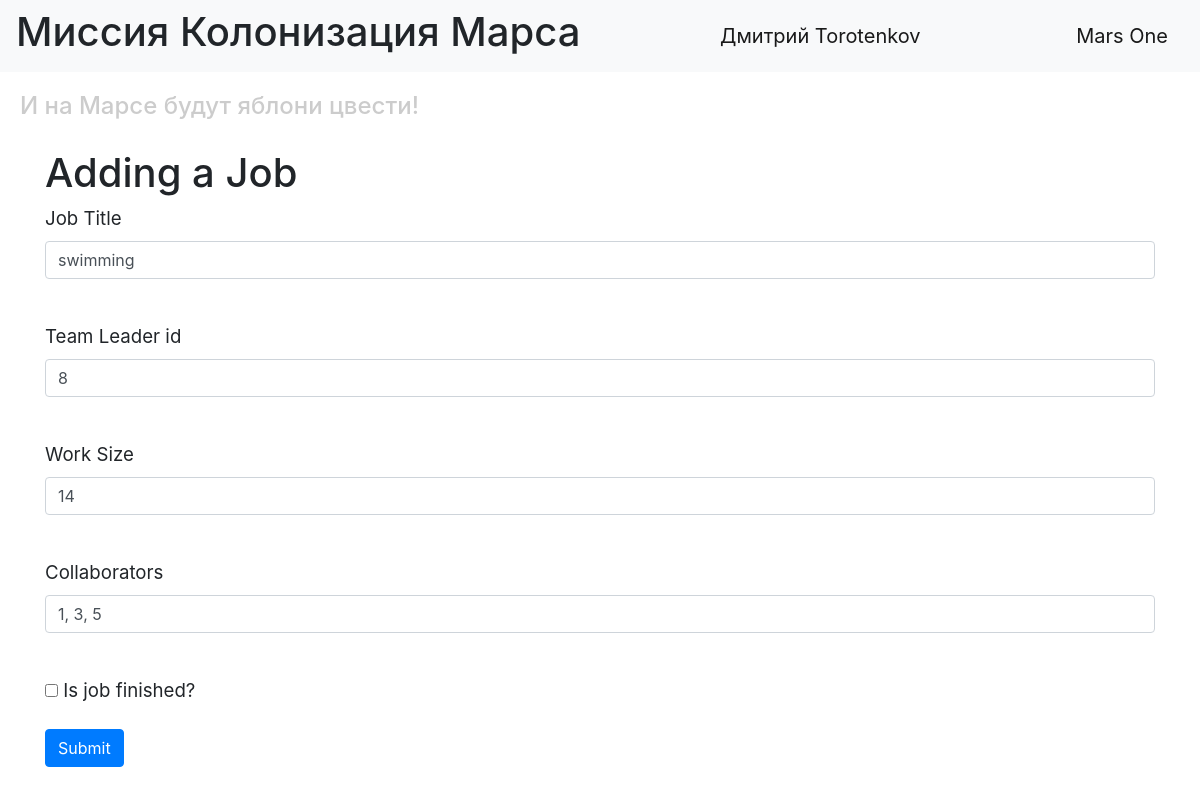
Screenshot of /editjob/13 (signed in) with the database file from the repository.
### data/users.py (models this page shows, shortened)
class User(SqlAlchemyBase, UserMixin, SerializerMixin):
    __tablename__ = 'users'
    id = sqlalchemy.Column(sqlalchemy.Integer, primary_key=True, autoincrement=True)
    surname = sqlalchemy.Column(sqlalchemy.String, nullable=True)
    name = sqlalchemy.Column(sqlalchemy.String, nullable=True)
    age = sqlalchemy.Column(sqlalchemy.Integer, nullable=True)
    position = sqlalchemy.Column(sqlalchemy.String, nullable=True)
    speciality = sqlalchemy.Column(sqlalchemy.String, nullable=True)
    address = sqlalchemy.Column(sqlalchemy.String, nullable=True)
    email = sqlalchemy.Column(sqlalchemy.String, index=True, unique=True, nullable=True)
    hashed_password = sqlalchemy.Column(sqlalchemy.String, nullable=True)
    modifed_date = sqlalchemy.Column(sqlalchemy.DateTime, default=datetime.datetime.now)
    city_from = sqlalchemy.Column(sqlalchemy.String, nullable=True)
    departments = orm.relation('Departments', back_populates='user')
    jobs = orm.relation("Jobs", back_populates='user')

### data/jobs.py (models this page shows, shortened)
class Jobs(SqlAlchemyBase, SerializerMixin):
    __tablename__ = 'jobs'
    id = sqlalchemy.Column(sqlalchemy.Integer, primary_key=True)
    job = sqlalchemy.Column(sqlalchemy.String, nullable=True)
    work_size = sqlalchemy.Column(sqlalchemy.Integer, nullable=True, default=0)
    collaborators = sqlalchemy.Column(sqlalchemy.String, nullable=True)
    start_date = sqlalchemy.Column(sqlalchemy.String, default=datetime.datetime.now)
    end_date = sqlalchemy.Column(sqlalchemy.String, default=datetime.datetime.now)
    is_finished = sqlalchemy.Column(sqlalchemy.Boolean, default=True)
    team_leader = sqlalchemy.Column(sqlalchemy.Integer, sqlalchemy.ForeignKey("users.id"))
    user = orm.relation('User')

### main.py (the view, shortened to what this page needs)
@app.route('/editjob/<int:job_id>', methods=['GET', 'POST'])
@login_required
def editjob(job_id):
    add_form = AddJobForm()
    if request.method == "GET":
        db_sess = db_session.create_session()
        if current_user.id == 1:
            jobs = db_sess.query(Jobs).filter(Jobs.id == job_id,
                                              ).first()
        else:
            jobs = db_sess.query(Jobs).filter(Jobs.id == job_id,
                                              Jobs.user == current_user
                                              ).first()
        if jobs:
            add_form.job.data = jobs.job
            add_form.team_leader.data = jobs.team_leader
            add_form.work_size.data = jobs.work_size
            add_form.collaborators.data = jobs.collaborators
            add_form.is_finished.data = jobs.is_finished
        else:
            abort(404)
    return render_template('addjob.html',
                           title='Редактирование новости',
                           form=add_form
                           )

### data/add_job.py
class AddJobForm(FlaskForm):
    job = StringField('Job Title', validators=[DataRequired()])
    team_leader = IntegerField('Team Leader id', validators=[DataRequired()])
    work_size = StringField('Work Size', validators=[DataRequired()])
    collaborators = StringField('Collaborators', validators=[DataRequired()])
    is_finished = BooleanField('Is job finished?')
    submit = SubmitField('Submit')

### data/db_session.py (called while the page is built)
def create_session() -> Session:
    global __factory
    return __factory()

### main.py (called while the page is built)
@login_manager.user_loader
def load_user(user_id):
    db_sess = db_session.create_session()
    return db_sess.query(User).get(user_id)

### templates/addjob.html (shortened to what this page needs)
{% extends "base.html" %}
{% block content %}
<h1>Adding a Job</h1>
<form action="" method="post">
    <p>
        {{ form.job.label }}<br>
        {{ form.job(class="form-control") }}<br>
    </p>
    <p>
        {{ form.team_leader.label }}<br>
        {{ form.team_leader(class="form-control") }}<br>
    </p>
    <p>
        {{ form.work_size.label }}<br>
        {{ form.work_size(class="form-control") }}<br>
    </p>
    <p>
        {{ form.collaborators.label }}<br>
        {{ form.collaborators(class="form-control") }}<br>
    </p>
    <p>{{ form.is_finished() }} {{ form.is_finished.label }}</p>
    <p>{{ form.submit(type="submit", class="btn btn-primary") }}</p>
</form>
{% endblock %}

### templates/base.html (shortened to what this page needs)
<!DOCTYPE html>
<html lang="en">
<head>
    <link rel="stylesheet" href="https://stackpath.bootstrapcdn.com/bootstrap/4.4.1/css/bootstrap.min.css"
>
    <link rel="stylesheet" type="text/css" href="../static/css/style.css"/>
</head>
<body>
<header>
    <nav class="navbar navbar-light bg-light">
        <h1>Миссия Колонизация Марса</h1>
        {% if current_user.is_authenticated %}
        <a class="navbar-brand" href="/logout">{{ current_user.name }} {{ current_user.surname }}</a>
        {% else %}
        <p>
            <a class="btn btn-primary " href="/register">Register</a>
            <a class="btn btn-success" href="/login">Log in</a>
        </p>
        {% endif %}
        <a class="navbar-brand" href="#">Mars One</a>
    </nav>
    <h4>И на Марсе будут яблони цвести!</h4>
</header>
<main role="main" class="container">
    {% block content %}{% endblock %}
</main>
</body>
</html>

### static/css/style.css (style rules this page uses)
h4 { color: #cccccc; padding: 20px; }
p { font-size: 14pt; }

### rows the page displays
User: name "Дмитрий", surname "Torotenkov"
Jobs: job "swimming", team_leader "8", work_size "14", collaborators "1, 3, 5"
